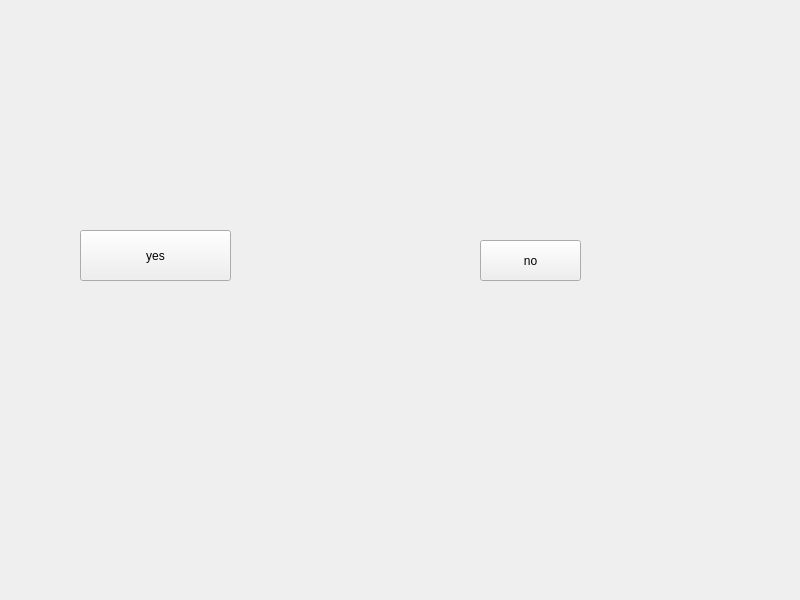
<?xml version="1.0" encoding="UTF-8"?>
<ui version="4.0">
 <class>Widget</class>
 <widget class="QWidget" name="Widget">
  <property name="geometry">
   <rect>
    <x>0</x>
    <y>0</y>
    <width>800</width>
    <height>600</height>
   </rect>
  </property>
  <property name="windowTitle">
   <string>Widget</string>
  </property>
  <widget class="QPushButton" name="pushButton_yes">
   <property name="geometry">
    <rect>
     <x>80</x>
     <y>230</y>
     <width>151</width>
     <height>51</height>
    </rect>
   </property>
   <property name="text">
    <string>yes</string>
   </property>
  </widget>
  <widget class="QPushButton" name="pushButton_no">
   <property name="geometry">
    <rect>
     <x>480</x>
     <y>240</y>
     <width>101</width>
     <height>41</height>
    </rect>
   </property>
   <property name="text">
    <string>no</string>
   </property>
  </widget>
 </widget>
 <resources/>
 <connections/>
</ui>
